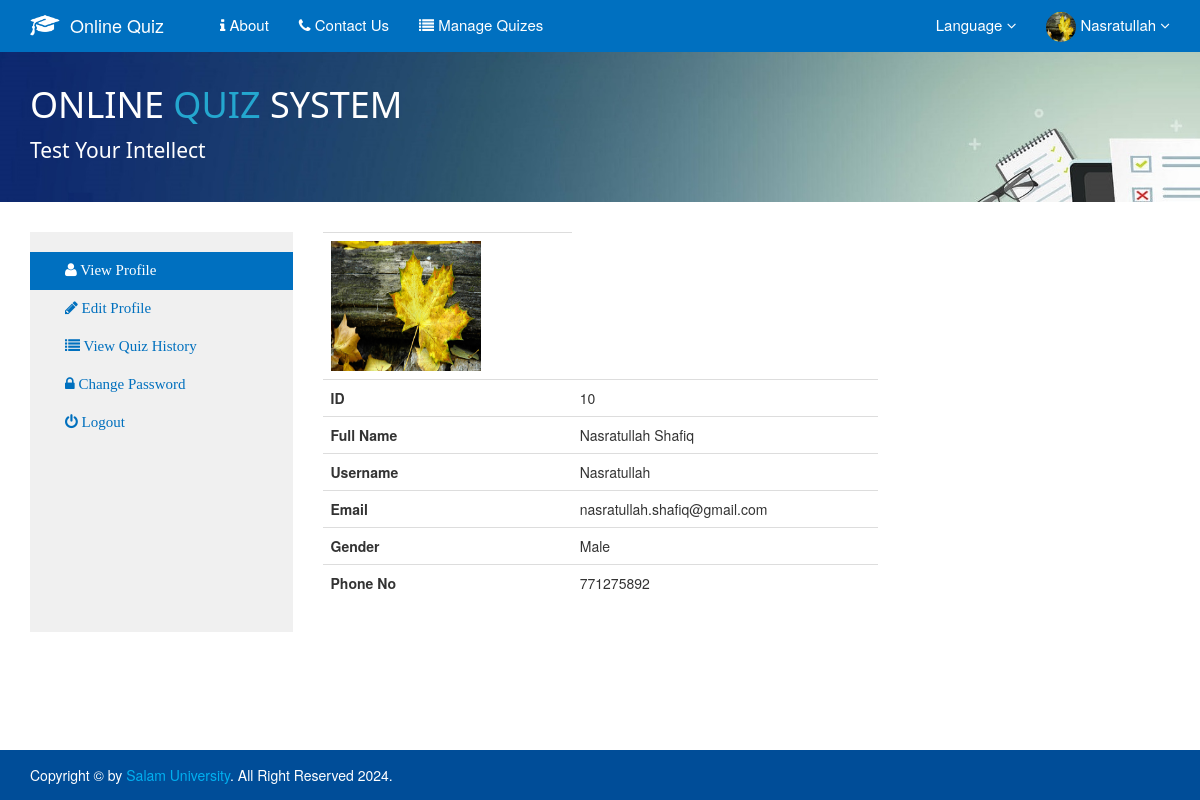
The app's page /Profile.php (signed in) with its own data.
### tables this page shows
CREATE TABLE `users` (
  `User_ID` int(11) NOT NULL,
  `Full_Name` varchar(50) NOT NULL,
  `Username` varchar(30) NOT NULL,
  `Password` varchar(50) NOT NULL,
  `Email` varchar(100) NOT NULL,
  `Language` varchar(10) NOT NULL,
  `Gender` varchar(10) NOT NULL,
  `Phone_No` int(11) NOT NULL,
  `Image` varchar(255) NOT NULL DEFAULT 'placeholder-user.png',
  `Role_ID` int(11) NOT NULL DEFAULT '2',
  `Status` int(11) NOT NULL DEFAULT '0'
);

### _Partial Components/Database.php (called while the page is built, shortened)
<?php
Class Database{
 public $host   = "localhost";
 public $user   = "root";
 public $pass   = "";
 public $db     = "Quiz";
 public $link;
private function connectDB(){
 $this->link = new mysqli($this->host, $this->user, $this->pass, $this->db);
 }
public function select($query){
  $result = $this->link->query($query) or
   die($this->link->error.__LINE__);
  if($result->num_rows > 0){
    return $result;
  } else {
    return false;
  }
 }
}

### _Partial Components/Exam.php (called while the page is built, shortened)
<?php
class Exam{
	private $db;
	public function __construct(){
		$this->db = new Database();
	}
	public function getUsersByUsername($Username){
		$query = "SELECT * from Users where Username = '$Username'";
		mysqli_set_charset($this->db->link, 'UTF8');
		$getData = $this->db->select($query);
		return $getData;
	}
	public function getSubjects(){
		$query = "SELECT * from Viw_Subject where Language = 'English' and Status='1'";
		mysqli_set_charset($this->db->link, 'UTF8');
		$getData = $this->db->select($query);
		return $getData;
	}
}
?>

### Profile.php (the view, shortened to what this page needs)
<?php
include('./_Partial Components/Header.php');
?>
<?php
if(isset($_SESSION['Username'])){
    $Username = $_SESSION['Username'];
    $UsersByUsername = $exm->getUsersByUsername($Username);
    $row = $UsersByUsername->fetch_assoc();
    $chk_img = $row['Image'];
}
else{
    header("location: index.php");
}
?>
 <div class="jumbotron" id = "jbt" style="background-image: url('./img/IBPS-Banne.jpg'); background-size: cover;">
        <div class="container">
            <div id="details" class="animated fadeInLeft">
                <h1> ONLINE <span> QUIZ </span> SYSTEM </h1>
                <p class = "paragraph">Test Your Intellect</p>
            </div>
        </div>
    </div>
    	<div class="container">
    		<div class="row">
                <div class="col-sm-3">
                    <nav class="nav-profile">
                        <a class = "active" href="Profile.php"> <i class='fa fa-user'></i> View Profile </a>
                        <a href="EditProfile.php"> <i class='fa fa-pencil'></i> Edit Profile</a>
                        <a href="QuizHistory.php"> <i class='fa fa-list'></i> View Quiz History</a>
                        <a href="change-pass.php"> <i class='fa fa-lock'></i> Change Password</a>
                        <a href="logout.php"> <i class='fa fa-power-off'></i> Logout </a>
                    </nav>
                </div>
    		    <div class="col-md-6">
				<form method = "POST" >
                  <?php
                    $UsersByUsername = $exm->getUsersByUsername($Username);
                    if(!$UsersByUsername){
                        echo "<h2> No Users Table exist! </h2>";
                    }
                    else{
                    if($UsersByUsername->num_rows>0){
                        $result = $UsersByUsername->fetch_array();
                    ?>
                <table class="table" style="padding-bottom: 300px;">
                    <tbody>
                        <tr>
                        <td> <?php echo "<img src='img/_ProfilePicture/$chk_img' alt='' class='img-cicle' width='150px' height='130px'/>";?> </td>
                    </tr>
                        <tr>
                            <th> ID </th>
                            <td> <?php echo $result['User_ID'];?></td>
                        </tr>
                        <tr>
                            <th> Full Name </th>
                            <td> <?php echo $result['Full_Name']; ?> </td>
                        </tr>
                        <tr>
                            <th> Username </th>
                            <td> <?php echo $result['Username']; ?> </td>
                        </tr>
                        <tr>
                            <th> Email </th>
                            <td> <?php echo $result['Email']; ?> </td>
                        </tr>
                        <tr>
                            <th> Gender </th>
                            <td> <?php echo $result['Gender']; ?> </td>
                        </tr>
                        <tr>
                            <th> Phone No </th>
                            <td> <?php echo $result['Phone_No']; ?> </td>
                        </tr>
                    </tbody>
                    </table>
                    <?php }
                else{
                    echo "<h2> No Users Available ! </h2> ";
                    echo "<br>";
                    }
                    }
                    ?>
              </form>
				</div>
    		</div>
    	</div>
<?php
include('./_Partial Components/Footer.php');
?>

### _Partial Components/Header.php (shortened to what this page needs)
<?php
$filepath = realpath(dirname(__FILE__));
include_once($filepath.'/Database.php');
include_once($filepath.'/conn.php');
include_once($filepath.'/Exam.php');
$exm = new Exam();
?>
<!DOCTYPE html>
<html>
<head>
    <link href ="./CSS/bootstrap.min.css" rel=" stylesheet">
    <link href ="./CSS/bootstrap.css" rel=" stylesheet" />
    <link href="./CSS/animated.css" rel="stylesheet" >
    <link href="CSS/font-awesome.css" rel="stylesheet" >
    <link href="CSS/font-awesome.min.css" rel="stylesheet" >
    <link href="CSS/animated.css" rel="stylesheet" >
</head>
<body onload = "timeout()">
    <nav class="navbar navbar-inverse navbar-static-top" style = "background-color: rgb(0,112,192); border: none;">
      <div class="container">
        <div class="navbar-header" style = "">
          <a class="navbar-brand" href="index.php">
          <div class = "col-xs-3" id = "img-cup"><img src="img/Graduation Cap_52px.png" alt="Logo" width="30px"></div>
          <div class = "col-xs-9" id = "div-quiz">Online Quiz</div>
          </a>
        </div>
        <div id="navbar" class="navbar-collapse collapse">
          <ul class="nav navbar-nav" id="top-navbar">
            <li><a href="About.php" id="c"><i class="fa fa-info"></i> About </a></li>
            <li><a href="Contact-us.php"><i class="fa fa-phone"></i> Contact Us</a></li>
            <?php if(isset($_SESSION['Username'])){
            $Username = $_SESSION['Username'];
            $UsersByUsername = $exm->getUsersByUsername($Username);
            $row = $UsersByUsername->fetch_assoc();
            if($row['Role_ID']=='1'){?>
            <li><a href="Administrator/index.php"><i class="fa fa-list"></i> Manage Quizes</a></li>
            <?php }}?>
          </ul>
          <ul class="nav navbar-nav navbar-right" id = "top-navbar">
          <li class="dropdown dropdown-user">
                    <a href="javascrip:;" class="dropdown-toggle" data-toggle="dropdown" data-hover="dropdown" data-close-others="true">
                        <span class="username"> Language </span>
                        <i class="fa fa-angle-down"></i>
                    </a>
                </li>
            <li class="dropdown">
            <?php if(isset($_SESSION['Username'])){
                $Username = $_SESSION['Username'];
                $UsersByUsername = $exm->getUsersByUsername($Username);
                $row = $UsersByUsername->fetch_assoc();
                $profile_img = $row['Image'];
            ?>
            <li class="dropdown dropdown-user" id = "top-navbar">
                <a href="javascript:;" class="dropdown-toggle" data-toggle="dropdown" data-hover="dropdown" data-close-others="true">
                    <?php echo "<img alt='' class='img-circle' width='30px;' height = '30px' src='img/_ProfilePicture/$profile_img ' style = 'margin-top: -5px; margin-bottom: -5px;' />"; ?>
                      	<span class="username username-hide-on-mobile">
                      	<?php echo $_SESSION['Username']; ?> </span>
                      	<i class="fa fa-angle-down"></i>
                  	</a>
              	</li>
          	<?php } ?>
          </ul>
        </div>
      </div>
    </nav>
    <body>

### CSS/Online_Quiz_Style.css (style rules this page uses)
body { min-height: calc(100% - 0px); position: relative; padding-bottom: 40px; }
html { height: 100%; position: relative; }
.row { margin-bottom: 60px; }
#img-cup { padding-top: -15px; }
.navbar-brand { color: white; margin-top: -5px; width: 190px; }
.navbar-brand #img-cup { padding-left: 0px; padding-right: 0px; }
.navbar-brand #div-quiz { padding-top: 5px; padding-left: 0px; margin-right: 0px; color: #ffffff; }
.jumbotron { height: 150px; overflow: hidden; margin-top: -30px; width: 100%; background-image: url('./img/top-image.jpg'); background-color: #fff; }
#jbt { background-image: url('./img/top-image.jpg'); }
.jumbotron #details { position: absolute; color:white; font-size: 26px; margin-right: 7%; padding-right: 10px; font-family: segoe ui }
.jumbotron #details h1 { font-size: 36px; margin-top: -15px; font-family: segoe ui; }
.jumbotron #details span { color:#24A7CF; font-size: 36px; font-family: segoe ui; }
.paragraph { font-size: 16px; font-family: segoe ui; font-weight: lighter; }
.nav-profile { padding-top: 20px; margin-bottom: 20px; padding-bottom: 50px; height: 400px; color: black; background-color: rgb(240,240,240); font-family: Calibri; font-weight: lighter; font-size: 15px; }
a { text-decoration: none; }
a:link, a:visited { color: black; }
.nav-profile a { color: rgb(0,112,190); font-family: Calibri; }
.nav-profile a:link, .nav-profile a:visited { display: inline-block; padding: 8px 35px; height: 38px; width: 100%; margin:0px; text-decoration: none; border: none; }
.nav-profile .active { background-color: rgb(0,112,192); color: white; text-decoration: none; border: 1px solid rgb(0,112,190); }
#top-navbar li a { color: #fff; font-size: 15px; }
@media only screen and (min-width:850px)and (max-width: 1200px) { body { margin: 0px; } }
@media only screen and (min-width:850px)and (max-width: 1200px) { .username-hide-on-mobile { display: inline-block; } }
@media only screen and (min-width:850px)and (max-width: 1200px) { .row { margin-bottom: 50px; } }
@media only screen and (min-width:850px)and (max-width: 1200px) { p { font-family: segoe ui; font-weight: lighter; } }

### CSS/MyCarousel.css (style rules this page uses)
img { vertical-align: middle; }
.active, .dots:hover { animation-name: Myfade; animation-duration: 5s; transition: 2s linear; }

### records on screen
users: Image (picture), User_ID "10", Full_Name "Nasratullah Shafiq", Username "Nasratullah", Email "nasratullah.shafiq@gmail.com", Gender "Male", Phone_No "771275892"

### other values on screen
$_SESSION['Username'] "Nasratullah"
